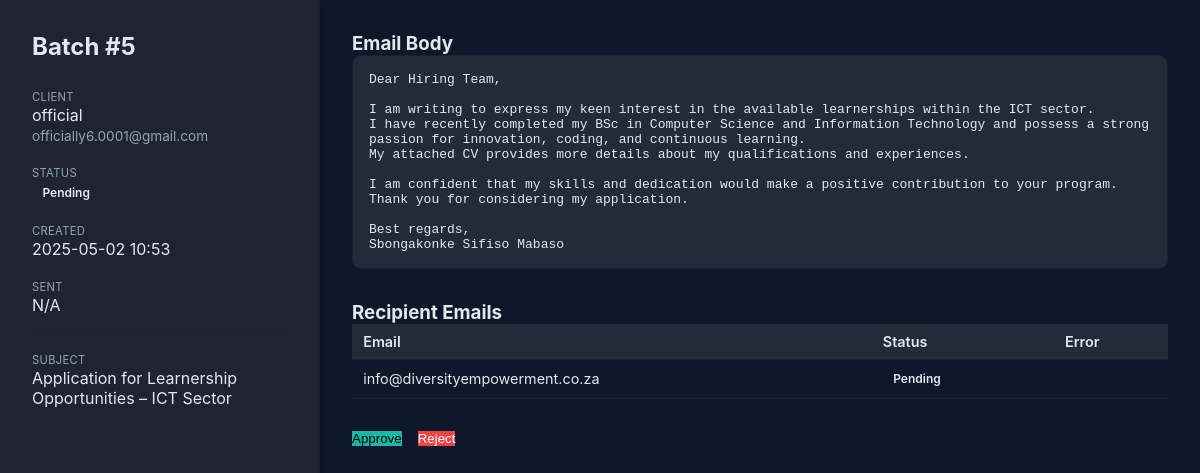
The app's page /admin/batch/5 (signed in), older data.
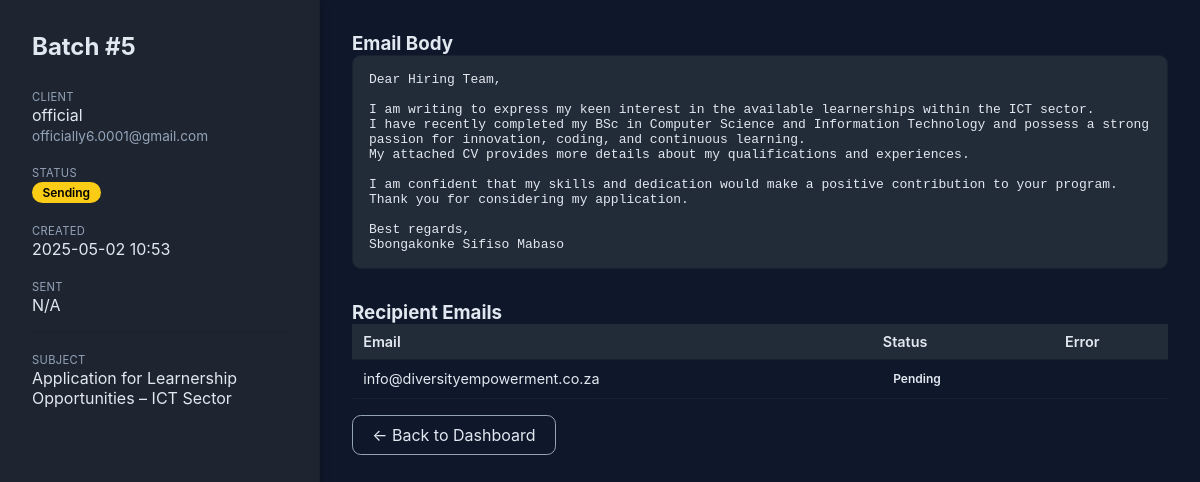
The same page, newer data.
### app.py (models this page shows)
class Batch(db.Model):
    id = db.Column(db.Integer, primary_key=True)
    client_id = db.Column(db.Integer, db.ForeignKey('client.id'), nullable=False)
    subject = db.Column(db.String(255), nullable=False)
    body = db.Column(db.Text, nullable=False)
    status = db.Column(db.String(20), default='pending')
    created_at = db.Column(db.DateTime, default=datetime.utcnow)
    sent_at = db.Column(db.DateTime, nullable=True)
    emails = db.relationship('BatchEmail', backref='batch', cascade='all, delete-orphan')

### app.py (the view, shortened to what this page needs)
@app.route('/admin/batch/<int:batch_id>', methods=['GET', 'POST'])
@admin_required
def admin_batch_detail(batch_id):
    batch = Batch.query.get_or_404(batch_id)
    return render_template('admin_batch_detail.html', batch=batch)

### app.py (called while the page is built)
def admin_required(f):
    from functools import wraps
    @wraps(f)
    def decorated_function(*args, **kwargs):
        if not session.get('admin_logged_in'):
            flash("Admin login required.", "warning")
            return redirect(url_for('admin_login'))
        return f(*args, **kwargs)
    return decorated_function

### templates/admin_batch_detail.html (shortened to what this page needs)
{% macro badge(status) -%}
  <span class="badge {{ status|lower }}">{{ status.title() }}</span>
{%- endmacro %}
{% extends "base.html" %}
{% block body %}
<aside>
  <h2 style="margin-bottom:1.5rem;">Batch #{{ batch.id }}</h2>
  <div class="meta-block">
     <small>Client</small><br>
     {{ batch.client.name }}<br>
     <span style="font-size:.85rem;color:var(--clr-txt-dim)">
         {{ batch.client.email }}
     </span>
  </div>
  <div class="meta-block">
     <small>Status</small><br>{{ badge(batch.status) }}
  </div>
  <div class="meta-block">
     <small>Created</small><br>{{ batch.created_at.strftime('%Y-%m-%d %H:%M') }}
  </div>
  <div class="meta-block">
     <small>Sent</small><br>{{ batch.sent_at.strftime('%Y-%m-%d %H:%M') if batch.sent_at else 'N/A' }}
  </div>
  <div class="hr"></div>
  <div class="meta-block">
     <small>Subject</small><br>{{ batch.subject }}
  </div>
</aside>
<main>
  <h3>Email Body</h3>
  <pre class="email">{{ batch.body }}</pre>
  <h3 style="margin-top:2rem;">Recipient Emails</h3>
  <table>
    <thead>
      <tr><th>Email</th><th>Status</th><th>Error</th></tr>
    </thead>
    <tbody>
      {% for r in batch.emails %}
      <tr>
        <td>{{ r.recipient_email }}</td>
        <td>{{ badge(r.status) }}</td>
        <td style="color:var(--clr-rejected);">{{ r.error or '' }}</td>
      </tr>
      {% endfor %}
    </tbody>
  </table>
  {% if batch.status == 'pending' %}
  <form method="post" style="margin-top:2rem;display:flex;gap:1rem;">
    <button class="btn btn-approve" name="action" value="approve">Approve</button>
    <button class="btn btn-reject" name="action" value="reject">Reject</button>
  </form>
  {% else %}
  <a href="{{ url_for('admin_dashboard') }}" class="btn">← Back to Dashboard</a>
  {% endif %}
</main>
{% endblock %}

Row changes from the older to the newer data that the page shows:
changed Batch "Application for Learnership Opportunities – ICT Sector": status "pending" → "sending" (drawn); title "Pending" → "Sending"
Text that changed along with them:
text no longer shown: "Approve Reject"
text now shown: "← Back to Dashboard"
